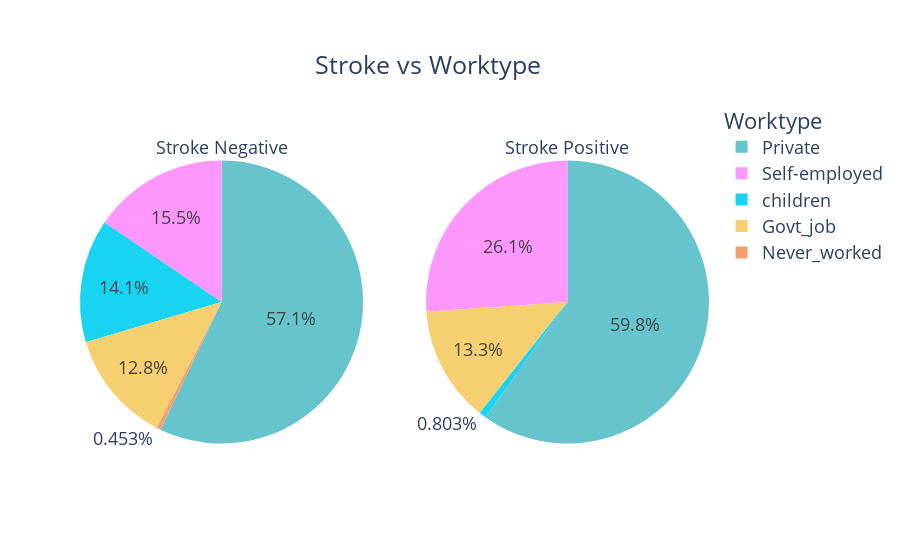

The notebook cell saved with this chart:
### Code cell
counts0 = Counter(df[df['stroke']==0]['work_type'])
counts1 = Counter(df[df['stroke']==1]['work_type'])
fig = make_subplots(rows=1, cols=2, specs=[[{"type": "pie"}, {"type": "pie"}]])

fig.add_trace(go.Pie(
     values=[item[1] for item in sorted(counts0.items())],
     labels=[item[0] for item in sorted(counts0.items())],
     domain=dict(x=[0, 0.5]),
     name="Stroke Negative",title='Stroke Negative'), 
     row=1, col=1)
fig.update_traces(marker=dict(colors=['#F6CF70','#F59F70','#66C4CC','#FF97FF','19D3F3']))

fig.add_trace(go.Pie(
     values=[item[1] for item in sorted(counts1.items())],
     labels=[item[0] for item in sorted(counts1.items())],
     domain=dict(x=[0.5, 1.0]),
     name="Stroke Positive",title='Stroke Positive'),
    row=1, col=2)

fig.update_layout(
    title={'text':'Stroke vs Worktype','xanchor':'left','yanchor': 'top','y':0.9,'x':0.35},
    xaxis_title="X Axis Title",
    yaxis_title="Y Axis Title",
    legend_title="Worktype",
    font=dict(size=18)
)


fig.show()

### Figure 1 — Plotly figure (JSON) as saved in the notebook; plotly's stock layout.template omitted (floating-point values rounded to 4 significant figures)
{"data": [{"domain": {"x": [0.0, 0.45], "y": [0.0, 1.0]}, "labels": ["Govt_job", "Never_worked", "Private", "Self-employed", "children"], "marker": {"colors": ["#F6CF70", "#F59F70", "#66C4CC", "#FF97FF", "19D3F3"]}, "name": "Stroke Negative", "title": {"text": "Stroke Negative"}, "type": "pie", "values": [624, 22, 2776, 754, 685]}, {"domain": {"x": [0.55, 1.0], "y": [0.0, 1.0]}, "labels": ["Govt_job", "Private", "Self-employed", "children"], "name": "Stroke Positive", "title": {"text": "Stroke Positive"}, "type": "pie", "values": [33, 149, 65, 2]}], "layout": {"font": {"size": 18}, "legend": {"title": {"text": "Worktype"}}, "title": {"text": "Stroke vs Worktype", "x": 0.35, "xanchor": "left", "y": 0.9, "yanchor": "top"}, "xaxis": {"title": {"text": "X Axis Title"}}, "yaxis": {"title": {"text": "Y Axis Title"}}}}
